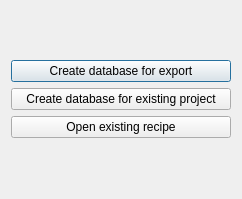
<?xml version="1.0" encoding="UTF-8"?>
<ui version="4.0">
 <class>Dialog</class>
 <widget class="QDialog" name="Dialog">
  <property name="geometry">
   <rect>
    <x>0</x>
    <y>0</y>
    <width>242</width>
    <height>199</height>
   </rect>
  </property>
  <property name="windowTitle">
   <string>Dialog</string>
  </property>
  <layout class="QGridLayout" name="gridLayout">
   <item row="0" column="0">
    <layout class="QVBoxLayout" name="verticalLayout">
     <item>
      <widget class="QPushButton" name="pushButton">
       <property name="text">
        <string>Create database for export</string>
       </property>
      </widget>
     </item>
     <item>
      <widget class="QPushButton" name="pushButton_2">
       <property name="text">
        <string>Create database for existing project</string>
       </property>
      </widget>
     </item>
     <item>
      <widget class="QPushButton" name="pushButton_3">
       <property name="text">
        <string>Open existing recipe</string>
       </property>
      </widget>
     </item>
    </layout>
   </item>
  </layout>
 </widget>
 <resources/>
 <connections/>
</ui>
